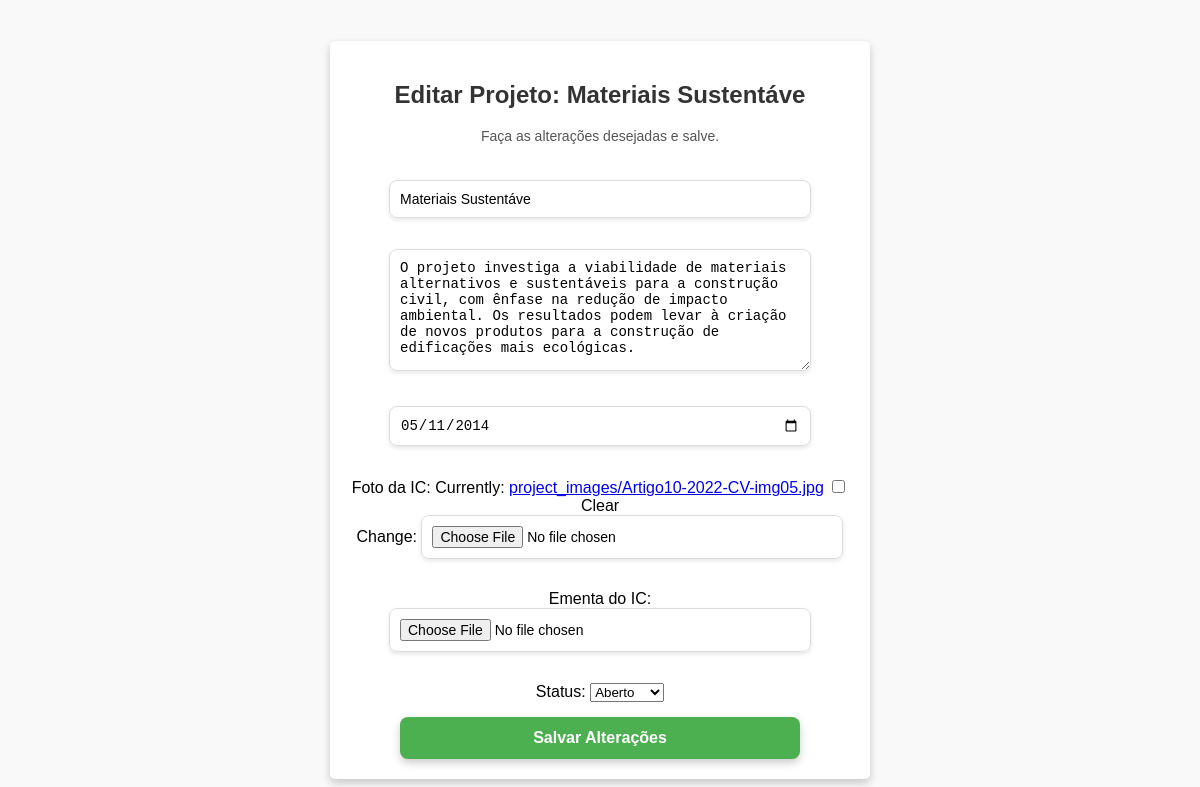
Before: /feed/edit_project/28/ (signed in) with the older database file.
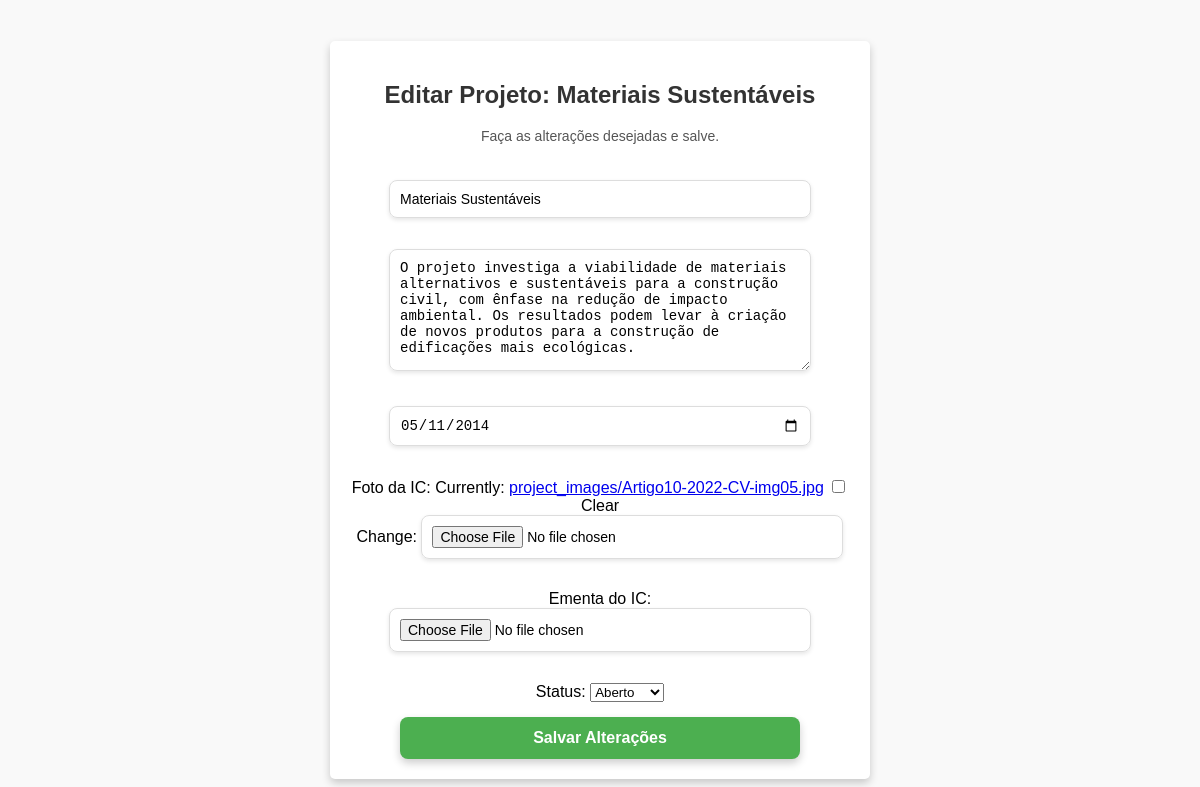
After: the same page with the newer database file.
### feed/models.py (models this page shows, shortened)
class Project(models.Model):
    OPEN_STATUS = True
    CLOSED_STATUS = False
    STATUS_CHOICES = (
        (OPEN_STATUS, 'Aberto'),
        (CLOSED_STATUS, 'Fechado'),
    )
    title = models.CharField(max_length=100)
    body = models.TextField(max_length=750)
    calendar = models.DateField(null=True, blank=True)
    author = models.ForeignKey(
        Profile,
        limit_choices_to={'role': 'teacher'},
        on_delete=models.CASCADE,
        null=True,
        blank=True,
        related_name='created_projects'
    )
    students = models.ManyToManyField(
        Profile,
        related_name='joined_projects',
        limit_choices_to={'role': 'student'},
        blank=True
    )
    image = models.ImageField(upload_to='project_images/', null=True, blank=True)
    pdf_file = models.FileField(upload_to='project_pdfs/', null=True, blank=True)
    status = models.BooleanField(default=OPEN_STATUS, choices=STATUS_CHOICES)

### feed/views.py (the view)
# urls.py: path('edit_project/<int:project_id>/', views.edit_project, name='edit_project'),
@login_required
def edit_project(request, project_id):
    project = get_object_or_404(Project, id=project_id)
    if project.author.user != request.user:
        raise Http404("Você não tem permissão para editar este projeto.")
    if request.method == 'POST':
        form = ProjectForm(request.POST, request.FILES, instance=project)
        if form.is_valid():
            form.save()
            return redirect('home')
    else:
        form = ProjectForm(instance=project)
    return render(request, 'edit_project.html', {'form': form, 'project': project})

### feed/forms.py
class ProjectForm(forms.ModelForm):
    class Meta:
        model = Project
        fields = ['title', 'body', 'calendar', 'image', 'pdf_file', 'status']
        widgets = {
            'title': forms.TextInput(attrs={
                'class': 'form-field',
                'placeholder': 'Título do Projeto',
            }),
            'body': forms.Textarea(attrs={
                'class': 'form-field',
                'placeholder': 'Descrição do Projeto',
                'rows': 3,
            }),
            'calendar': forms.DateInput(attrs={
                'type': 'date',
                'class': 'form-field',
            }),
            'image': forms.ClearableFileInput(attrs={
                'class': 'form-field',
            }),
            'pdf_file': forms.ClearableFileInput(attrs={
                'class': 'form-field',
            }),
            'status': forms.Select(attrs={
                'class': 'form-field',
            }),
        }
        labels = {
            'title': '',
            'body': '',
            'calendar': '',
            'image': 'Foto da IC',
            'pdf_file': 'Ementa do IC',
            'status': 'Status',
        }

### feed/templates/edit_project.html (shortened to what this page needs)
<!DOCTYPE html>
<html lang="pt-br">
<head>
</head>
<body>
    <main class="main">
        <div class="section-header">
            <h2 class="section-title">Editar Projeto: {{ project.title }}</h2>
            <p class="section-subtitle">Faça as alterações desejadas e salve.</p>
        </div>
        <form method="post" enctype="multipart/form-data">
            {{ form.as_p }}
            <button type="submit" class="submit-btn">Salvar Alterações</button>
        </form>
    </main>
</body>
</html>

Changed rows visible on the page:
changed Project "Aberto": title "Materiais Sustentáve" → "Materiais Sustentáveis"
